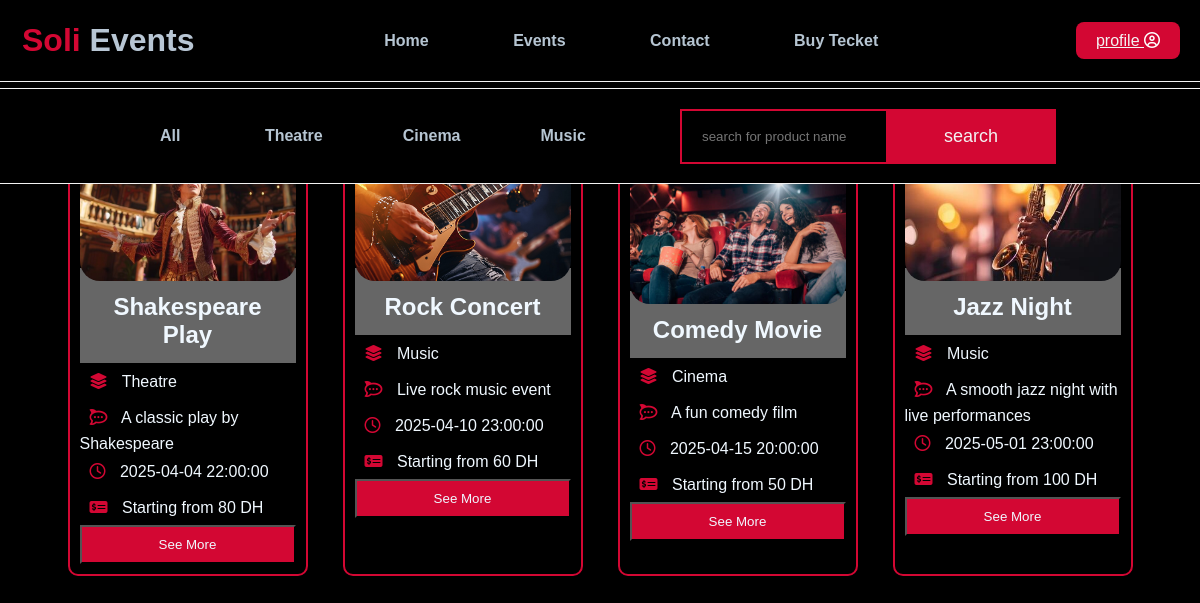
Page /php/ticket.php (signed in) on the committed database.
### tables this page shows
CREATE TABLE `evente` (
  `event_id` int(11) NOT NULL,
  `event_name` varchar(50) DEFAULT NULL,
  `event_salle_quantity` int(11) DEFAULT NULL,
  `event_description` varchar(50) DEFAULT NULL,
  `start_date` datetime DEFAULT NULL,
  `event_image` varchar(225) DEFAULT NULL,
  `salle_id` int(11) NOT NULL,
  `category_id` int(11) NOT NULL,
  `normal_tarif` int(11) DEFAULT NULL,
  `spicail_tarif` int(11) DEFAULT NULL
);

CREATE TABLE `category` (
  `category_id` int(11) NOT NULL,
  `category_name` varchar(50) DEFAULT NULL
);

### php/ticket.php (the view, shortened to what this page needs)
<?php
if (isset($_SESSION['login']) && $_SESSION['login'] == true) {
    include("header.php");
    include("header2.php");
    $selectedCategory = isset($_GET['category']) ? $_GET['category'] : 'All';
    if ($selectedCategory !== 'All') {
        $fetchevent = "SELECT evente.*, Category.category_name
                                    FROM evente
                                    INNER JOIN Category ON evente.category_id = Category.category_id
                                    WHERE Category.category_name = :category";
        $stmt = $pdo->prepare($fetchevent);
        $stmt->execute(['category' => $selectedCategory]);
        $eventes = $stmt->fetchAll(PDO::FETCH_ASSOC);
    } else {
        $fetchevent = "SELECT evente.*, Category.category_name
                                    FROM evente
                                    INNER JOIN Category ON evente.category_id = Category.category_id";
        $eventes = $pdo->query($fetchevent)->fetchAll(PDO::FETCH_ASSOC);
    }
} else {
    header("location: http://localhost/events/php/login.php");
}
?>
<!DOCTYPE html>
<html lang="en">
<head>
    <link rel="stylesheet" href="../style/ticket.css">
</head>
<body>
    <div class="contener">
        <div class="ticketmenu">
            <div class="products">
                <?php
                foreach ($eventes as $event) {
                    echo '<div class="product">
                        <div class="imgdiv">
                            <img src="../' . $event['event_image'] . '" alt="' . $event['event_name'] . '">
                        </div>
                        <div class="eventDesc">
                            <h2 class="eventName">' . $event['event_name'] . '</h2>
                            <p class="category">
                                <i class="fa-solid fa-layer-group" style="color:rgb(211, 7, 51);padding:10px;"></i>
                                ' . $event['category_name'] . '
                            </p>
                            <p class="eventDesc">
                                <i class="fa-brands fa-rocketchat" style="color:rgb(211, 7, 51);padding:10px;"></i>
                                ' . $event['event_description'] . '
                            </p>
                            <p class="eventdate">
                                <i class="fa-regular fa-clock" style="color: rgb(211, 7, 51); padding:10px;"></i>
                                ' . $event['start_date'] . '
                            </p>
                            <p class="tickettPrice">
                                <i class="fa-solid fa-money-check-dollar" style="color:rgb(211, 7, 51);padding:10px;"></i>
                                Starting from ' . $event['spicail_tarif'] . ' DH
                            </p>
                            <a href="ticketcart.php?event_id=' . $event['event_id'] . '">
                                <button>See More</button>
                            </a>
                        </div>
                    </div>';
                }
                ?>
            </div>
        </div>
    </div>
</body>
</html>

### style/header.css (style rules this page uses)
* { margin: 0; padding:0; box-sizing: border-box; }
:root { --dark-color: #f3f3f3; --parag-color: #666666; --dark-red: rgb(211, 7, 51); --border-color: #6666662a; --name-item: #0066c0; }
body { background-color: black; }

### style/ticket.css (style rules this page uses)
* { color:aliceblue; }
body { font-family: Verdana, sans-serif; margin:0 }
:root { --dark-color: #f3f3f3; --parag-color: #666666; --dark-red: rgb(211, 7, 51); --border-color: #6666662a; --name-item: #0066c0; }
.contener { margin-top: 10%; }
.ticketmenu { width: 100%; }
.products { display: flex; justify-content: center; flex-wrap: wrap; gap: 15px; }
.product { position: relative; padding: 10px; border: 2px solid var(--dark-red); border-radius: 10px; width: 20%; margin: 10px; transition: 0.3s ease-in-out; }
.contener .ticketmenu .products .product img { width: 100%; border-radius: 20px; height: 36%; }
.contener .ticketmenu .products .product .eventName { background-color: var(--parag-color); margin-top: -17px; padding: 25px 10px 14px; text-align: center; }
.contener .ticketmenu .products .product button { width: 100%; padding: 10px 20px; background-color: var(--dark-red); cursor: pointer; }

### rows in the picture
evente: event_image (picture), event_name "Shakespeare Play", category.category_name "Theatre", event_description "A classic play by Shakespeare", start_date "2025-04-04 22:00:00", spicail_tarif "80"
evente: event_image (picture), event_name "Rock Concert", category.category_name "Music", event_description "Live rock music event", start_date "2025-04-10 23:00:00", spicail_tarif "60"
evente: event_image (picture), event_name "Comedy Movie", category.category_name "Cinema", event_description "A fun comedy film", start_date "2025-04-15 20:00:00", spicail_tarif "50"
evente: event_image (picture), event_name "Jazz Night", category.category_name "Music", event_description "A smooth jazz night with live performances", start_date "2025-05-01 23:00:00", spicail_tarif "100"

### other values in the picture
$catg['category_name'] "Theatre"
$catg['category_name'] "Cinema"
$catg['category_name'] "Music"
